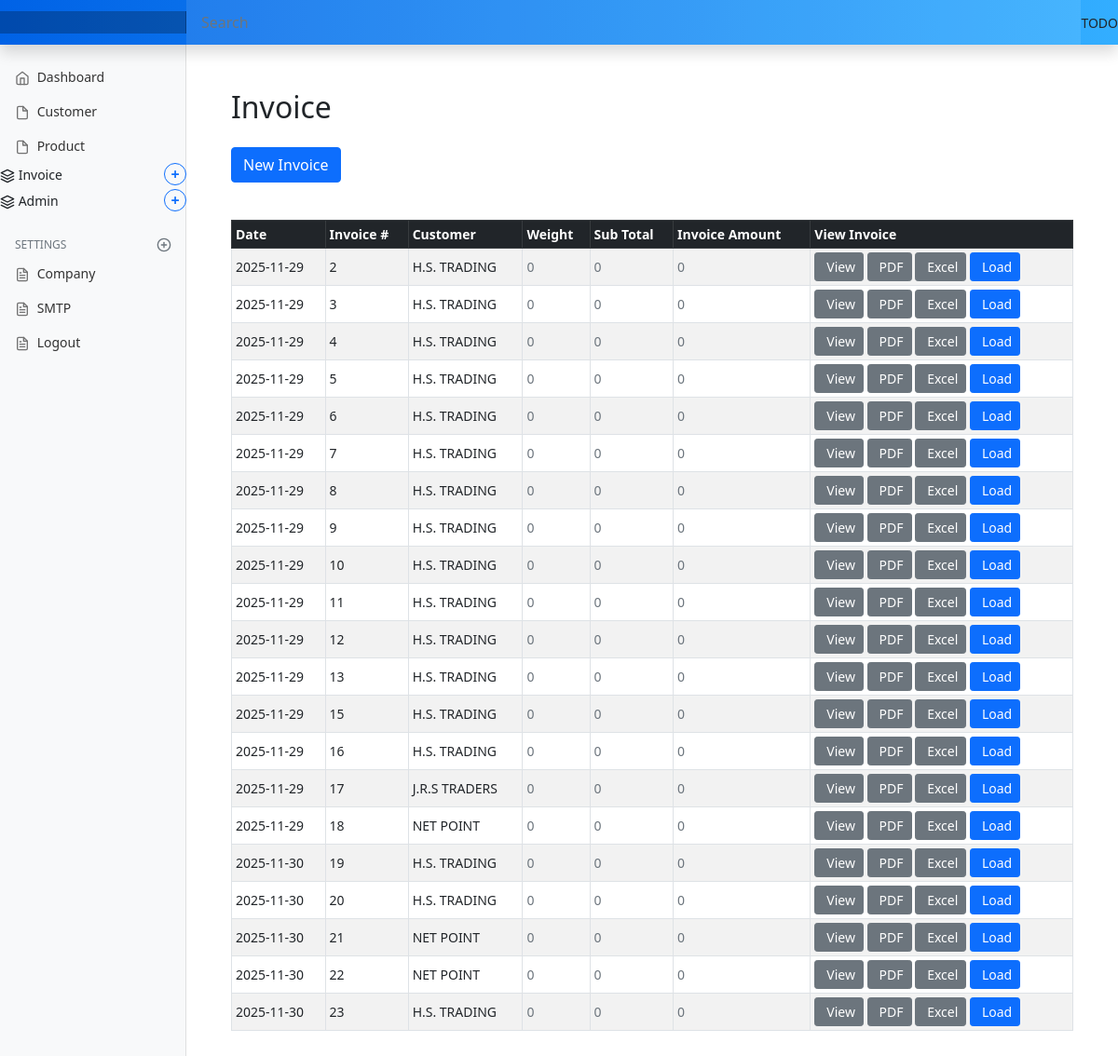
/invoice/invoice_entry/save, run on the app's committed database.
### marania_invoice_app/models.py (models this page shows, shortened)
class Invoice(models.Model):
    invoice_date = models.DateField(null=True, blank=True, default=date.today)
    invoice_number = models.CharField(max_length=50, unique=True, null=True)
    customer_code = models.CharField(max_length=50, unique=False, null=True)
    customer_name = models.CharField(max_length=100, null=True)
    customer_gst = models.CharField(max_length=20, null=True, blank=True)
    customer_address = models.TextField(null=True, blank=True)
    customer_contact = models.CharField(max_length=30, null=True, blank=True)
    customer_email = models.EmailField(null=True, blank=True)
    ship_to_customer_code = models.CharField(max_length=50, unique=False, null=True)
    ship_to_customer_name = models.CharField(max_length=100, null=True)
    ship_to_customer_gst = models.CharField(max_length=20, null=True, blank=True)
    ship_to_customer_address = models.TextField(null=True, blank=True)
    ship_to_customer_contact = models.CharField(max_length=30, null=True, blank=True)
    ship_to_customer_email = models.EmailField(null=True, blank=True)
    dispatched_through = models.CharField(max_length=100, null=True, blank=True)

### marania_invoice_app/views.py (the view)
# urls.py: path('invoice_entry/save', views.invoice_save, name='invoice_save'),
def invoice_save(request):
    if request.method == 'POST':
        try:
            invoice_number = request.POST.get('invoice_number')
            invoice_instance = Invoice.objects.filter(invoice_number=invoice_number).first()
            if invoice_instance:
                print("^^^UPDATE MODE^^^^")
                form = InvoiceForm(request.POST, instance=invoice_instance)
            else:
                print("^^^INSERT MODE^^^^")
                form = InvoiceForm(request.POST)
            if form.is_valid():
                invoice_instance = form.save()   # Creates or updates
                invoice_number_int = int(form.cleaned_data['invoice_number'])
                try:
                    with transaction.atomic():
                        settings = CompanySettings.objects.select_for_update().get(id=1)
                        settings.current_invoice_number = invoice_number_int
                        settings.save()
                except CompanySettings.DoesNotExist:
                    print("###Exception raised while saving the invoice number")
                    pass
                item_spec_list             = request.POST.getlist('item_spec[]')
                item_code_list             = request.POST.getlist('item_code[]')
                item_description_list      = request.POST.getlist('item_description[]')
                item_mesh_size_list        = request.POST.getlist('item_mesh_size[]')
                item_mesh_depth_list       = request.POST.getlist('item_mesh_depth[]')
                item_quantity_list         = request.POST.getlist('item_quantity[]')
                item_price_list            = request.POST.getlist('item_price[]')
                item_gst_amount_list       = request.POST.getlist('item_gst_amount[]')
                item_total_with_gst_list   = request.POST.getlist('item_total_with_gst[]')
                item_hsn_code_list         = request.POST.getlist('item_hsn_code[]')
                if invoice_instance:
                    InvoiceItem.objects.filter(invoice=invoice_instance).delete()
                invoice_item_list = []
                for index in range(len(item_code_list)):
                    if item_code_list[index].strip():
                        invoice_item_list.append(
                            InvoiceItem(
                                invoice               = invoice_instance,
                                item_spec             = item_spec_list[index],
                                item_code             = item_code_list[index],
                                item_description      = item_description_list[index],
                                item_mesh_size        = item_mesh_size_list[index],
                                item_mesh_depth       = item_mesh_depth_list[index],
                                item_quantity         = item_quantity_list[index],
                                item_price            = item_price_list[index],
                                item_gst_amount       = item_gst_amount_list[index],
                                item_total_with_gst   = item_total_with_gst_list[index],
                                item_hsn_code         = item_hsn_code_list[index],
                            )
                        )
                if invoice_item_list:
                    InvoiceItem.objects.bulk_create(invoice_item_list)
            else:
                print("FORM IS NOT VALID")
                print(form.errors)
        except Exception as e:
            print("Exception raised...")
            print(f"Error: {e}")
            return HttpResponse(f"An error occurred: {e}")
        return redirect('invoice_entry')
    else:
        form = InvoiceForm()
    invoices = Invoice.objects.all()
    context = {
        'invoice_form': InvoiceForm(),
        'invoices': invoices
    }
    return render(request, 'marania_invoice_app/invoice_entry.html', context)

### marania_invoice_app/templatetags/dict_extras.py (called while the page is built)
@register.filter
def get_item(dictionary, key):
    if dictionary is None or dictionary == "":
        return {}
    return dictionary.get(key)

### templates/marania_invoice_app/invoice_entry.html (shortened to what this page needs)
{% extends 'partials/base.html' %}
{% load static %}
{% load crispy_forms_tags %}
{% block main %}
{% load dict_extras %}
<main class="col-md-9 ms-sm-auto col-lg-10 px-md-4">
  <div class="container my-5">
    <h2 class="mb-4">Invoice</h2>
    <button class="btn btn-primary mb-3" type="button" data-bs-toggle="collapse" data-bs-target="#customerForm" aria-expanded="false" aria-controls="customerForm">
      New Invoice
    </button>
    <div class="invoice-list mt-4">
      {% if invoices %}
        <div class="table-responsive">
          <table class="table table-striped table-hover table-bordered table-sm align-middle">
            <thead class="table-dark">
              <tr>
                <th scope="col">Date</th>
                <th scope="col">Invoice #</th>
                <th scope="col">Customer</th>
                <th scope="col">Weight</th>
                <th scope="col">Sub Total</th>
                <th scope="col">Invoice Amount</th>
                <th scope="col">View Invoice</th>
              </tr>
            </thead>
            <tbody>
              {% for invoice in invoices %}
                <tr>
                  <td>{{ invoice.invoice_date|date:"Y-m-d" }}</td>
                  <td>{{ invoice.invoice_number }}</td>
                  <td>{{ invoice.customer_name }}</td>
                  {% with invoice_item=invoiceitems|get_item:invoice.invoice_number %}
                    <td>
                      {% if invoice_item %}
                        {{ invoice_item.weight }}
                      {% else %}
                        <span class="text-muted">0</span>
                      {% endif %}
                    </td>
                     <td>
                      {% if invoice_item %}
                        {{ invoice_item.sub_total }}
                      {% else %}
                        <span class="text-muted">0</span>
                      {% endif %}
                    </td>
                     <td>
                      {% if invoice_item %}
                        {{ invoice_item.invoice_amount }}
                      {% else %}
                        <span class="text-muted">0</span>
                      {% endif %}
                    </td>
                  {% endwith %}
                  <td>
                    <a href="javascript:void(0);"
                      onclick="openInvoicePopup('{{ invoice.invoice_number }}')"
                      class="btn btn-sm btn-secondary d-inline-flex align-items-center">
                       View
                    </a>
                 <a href="{% url 'invoice_pdf' invoice.invoice_number %}"
                    class="btn btn-sm btn-secondary d-inline-flex align-items-center">
                     PDF
                  </a>
                     <a href="javascript:void(0);"
                      onclick="openInvoicePopup('{{ invoice.invoice_number }}')"
                      class="btn btn-sm btn-secondary d-inline-flex align-items-center">
                       Excel
                    </a>
                    <a href="javascript:void(0);"
                       onclick="loadInvoice('{{ invoice.invoice_number }}')"
                        class="btn btn-sm btn-primary d-inline-flex align-items-center">
                         Load
                    </a>
                  </td>
                </tr>
              {% endfor %}
            </tbody>
          </table>
        </div>
      {% else %}
        <p class="text-muted">No invoices found.</p>
      {% endif %}
    </div>
  </div>
</main>
{% endblock %}

### static/assets/css/dashboard.css (style rules this page uses)
body { font-size: .875rem; }

### data on the page
Invoice: invoice_date "2025-11-29", invoice_number "2", customer_name "H.S. TRADING"
Invoice: invoice_date "2025-11-29", invoice_number "3", customer_name "H.S. TRADING"
Invoice: invoice_date "2025-11-29", invoice_number "4", customer_name "H.S. TRADING"
Invoice: invoice_date "2025-11-29", invoice_number "5", customer_name "H.S. TRADING"
Invoice: invoice_date "2025-11-29", invoice_number "6", customer_name "H.S. TRADING"
Invoice: invoice_date "2025-11-29", invoice_number "7", customer_name "H.S. TRADING"
Invoice: invoice_date "2025-11-29", invoice_number "8", customer_name "H.S. TRADING"
Invoice: invoice_date "2025-11-29", invoice_number "9", customer_name "H.S. TRADING"
Invoice: invoice_date "2025-11-29", invoice_number "10", customer_name "H.S. TRADING"
Invoice: invoice_date "2025-11-29", invoice_number "11", customer_name "H.S. TRADING"
Invoice: invoice_date "2025-11-29", invoice_number "12", customer_name "H.S. TRADING"
Invoice: invoice_date "2025-11-29", invoice_number "13", customer_name "H.S. TRADING"
Invoice: invoice_date "2025-11-29", invoice_number "15", customer_name "H.S. TRADING"
Invoice: invoice_date "2025-11-29", invoice_number "16", customer_name "H.S. TRADING"
Invoice: invoice_date "2025-11-29", invoice_number "17", customer_name "J.R.S TRADERS"
Invoice: invoice_date "2025-11-29", invoice_number "18", customer_name "NET POINT"
Invoice: invoice_date "2025-11-30", invoice_number "19", customer_name "H.S. TRADING"
Invoice: invoice_date "2025-11-30", invoice_number "20", customer_name "H.S. TRADING"
Invoice: invoice_date "2025-11-30", invoice_number "21", customer_name "NET POINT"
Invoice: invoice_date "2025-11-30", invoice_number "22", customer_name "NET POINT"
Invoice: invoice_date "2025-11-30", invoice_number "23", customer_name "H.S. TRADING"
